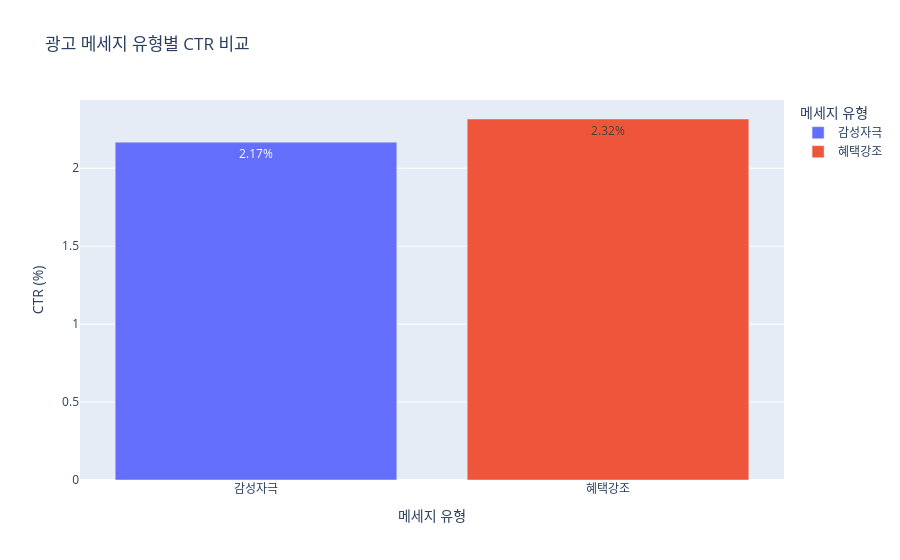

Source (notebook cell):
### Code cell
# 데이터의 함정 : 반드시 데이터를 활용하여 의사 결정을 하되 1개의 데이터만 가지고 의사 결정을 하면 안된다. 
fig = px.bar(
    message,
    x="메세지 유형",
    y="CTR",
    color="메세지 유형",
    text_auto=".2f",
    title="광고 메세지 유형별 CTR 비교"
)

fig.update_traces(texttemplate="%{y:.2f}%")

fig.update_layout(
    xaxis_title="메세지 유형",
    yaxis_title="CTR (%)"
    
)
fig.show()

### Figure 1 — Plotly figure (JSON) as saved in the notebook; plotly's stock layout.template omitted (floating-point values rounded to 4 significant figures)
{"data": [{"hovertemplate": "메세지 유형=%{x}<br>CTR=%{y}<extra></extra>", "legendgroup": "감성자극", "marker": {"color": "#636efa", "pattern": {"shape": ""}}, "name": "감성자극", "orientation": "v", "showlegend": true, "textposition": "auto", "texttemplate": "%{y:.2f}%", "type": "bar", "x": ["감성자극"], "xaxis": "x", "y": [2.167], "yaxis": "y"}, {"hovertemplate": "메세지 유형=%{x}<br>CTR=%{y}<extra></extra>", "legendgroup": "혜택강조", "marker": {"color": "#EF553B", "pattern": {"shape": ""}}, "name": "혜택강조", "orientation": "v", "showlegend": true, "textposition": "auto", "texttemplate": "%{y:.2f}%", "type": "bar", "x": ["혜택강조"], "xaxis": "x", "y": [2.316], "yaxis": "y"}], "layout": {"barmode": "relative", "legend": {"title": {"text": "메세지 유형"}, "tracegroupgap": 0}, "title": {"text": "광고 메세지 유형별 CTR 비교"}, "xaxis": {"anchor": "y", "categoryarray": ["감성자극", "혜택강조"], "categoryorder": "array", "domain": [0, 1], "title": {"text": "메세지 유형"}}, "yaxis": {"anchor": "x", "domain": [0, 1], "title": {"text": "CTR (%)"}}}}
